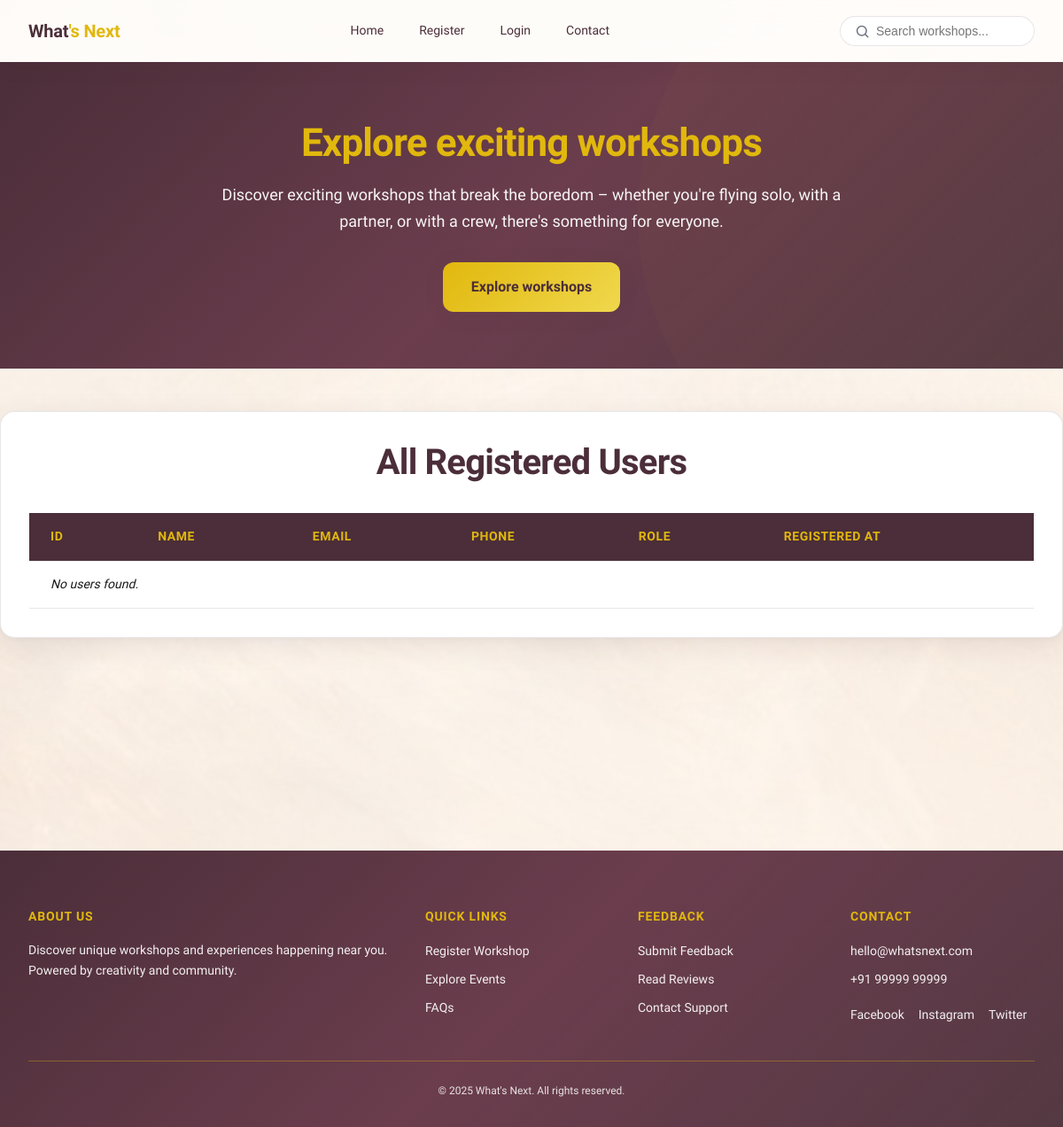
Before: /users/ with the older database file.
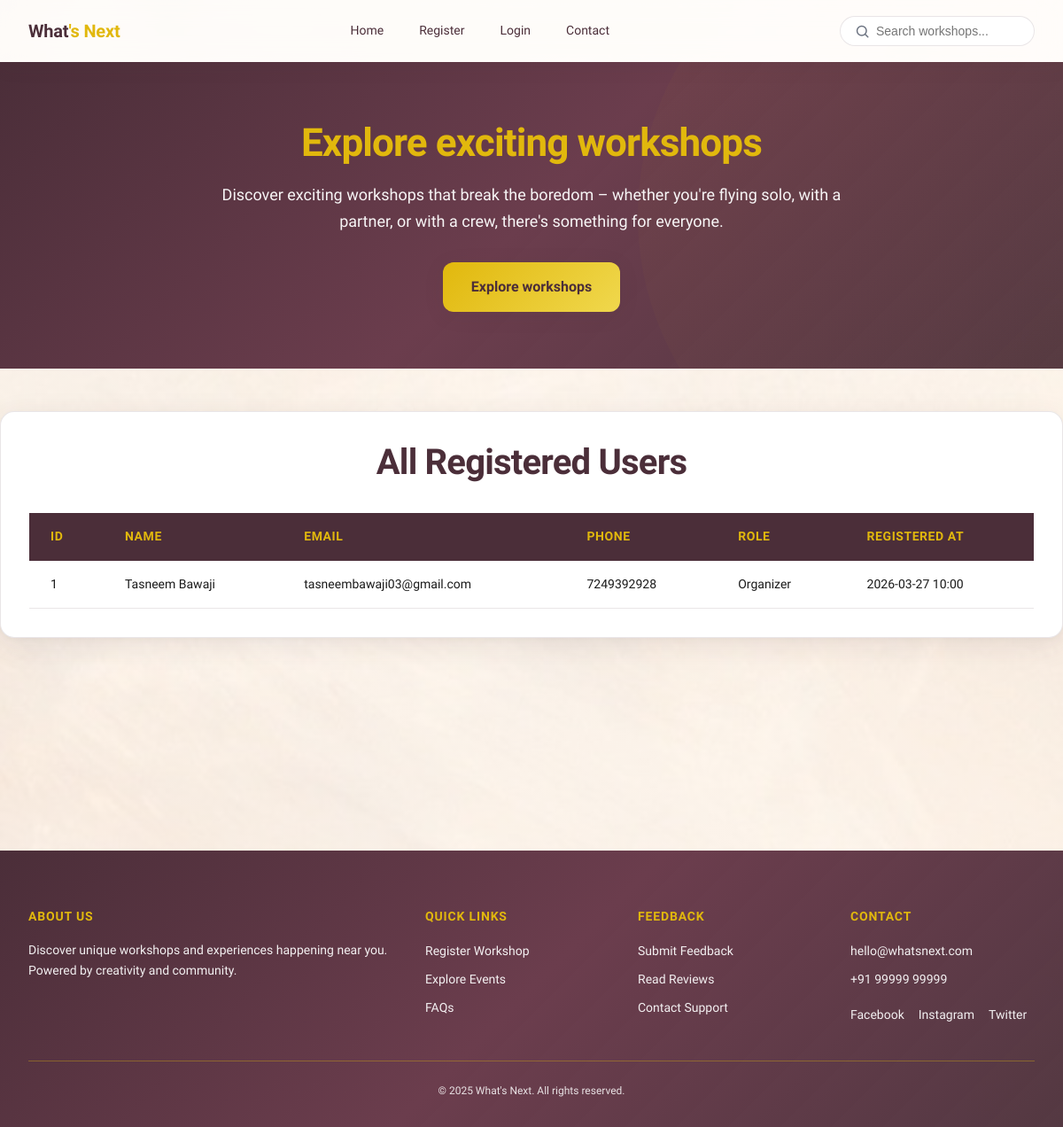
After: the same page with the newer database file.
### version1/models.py (models this page shows, shortened)
class WhatsNextUsers(models.Model):
    ROLE_CHOICES = [
        ('user', 'User'),
        ('organizer', 'Organizer'),
    ]
    name = models.CharField(max_length=100)
    email = models.EmailField(unique=True)
    password_hash = models.TextField()
    phone = models.CharField(max_length=15, blank=True, null=True)
    role = models.CharField(max_length=10, choices=ROLE_CHOICES, default='user')
    created_at = models.DateTimeField(default=timezone.now)
    class Meta:
        db_table = "whats_next_users"

### version1/views.py (the view)
# urls.py: path('users/', views.list_users, name='list_users'),
def list_users(request):
    users = WhatsNextUsers.objects.all().order_by('-id')
    return render(request, 'list_users.html', {'users': users})

### version1/context_processors.py (called while the page is built)
def session_context(request):
    user_id = request.session.get("user_id")
    user_name = request.session.get("user_name")
    user_role = request.session.get("user_role")
    organizer_id = request.session.get("organizer_id")
    session_user = None
    if user_id and user_name is not None:
        session_user = {
            "id": user_id,
            "name": user_name,
            "role": user_role or "user",
        }
    is_organizer = (
        user_role == "organizer"
        and (organizer_id is not None or user_id is not None)
    )
    return {
        "session_user": session_user,
        "is_organizer": is_organizer,
    }

### version1/templates/list_users.html (shortened to what this page needs)
{% extends 'base.html' %}
{% load static %}
{% block content %}
  <div class="wn-card-solid reveal">
    <h1 class="wn-h1" style="margin: 0 0 var(--space-4); text-align: center;">All Registered Users</h1>
    <div class="table-wrap">
      <table class="wn-table">
        <thead>
          <tr>
            <th>ID</th>
            <th>Name</th>
            <th>Email</th>
            <th>Phone</th>
            <th>Role</th>
            <th>Registered At</th>
          </tr>
        </thead>
        <tbody>
          {% for user in users %}
          <tr>
            <td>{{ user.id }}</td>
            <td>{{ user.name }}</td>
            <td>{{ user.email }}</td>
            <td>{{ user.phone|default:"—" }}</td>
            <td>{{ user.role|title }}</td>
            <td>{{ user.created_at|date:"Y-m-d H:i" }}</td>
          </tr>
          {% empty %}
          <tr>
            <td colspan="6" class="wn-table-empty">No users found.</td>
          </tr>
          {% endfor %}
        </tbody>
      </table>
    </div>
  </div>
{% endblock %}

Changed rows visible on the page:
added WhatsNextUsers: id "1", name "Tasneem Bawaji", email "tasneembawaji03@gmail.com", phone "7249392928", role "Organizer", created_at "2026-03-27 10:00"
Other visible differences:
text no longer shown: "No users found."
